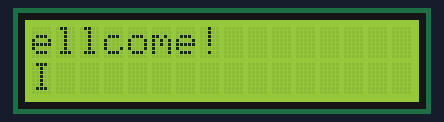
Bench run of a sketch on a simulated Arduino Uno, built with avr-gcc and run on an emulated ATmega328P. Shown: 16×2 character LCD.

Above: at 0.21 s.
At 1.41 s:
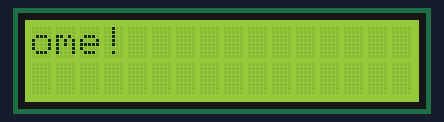
At 2.5 s:
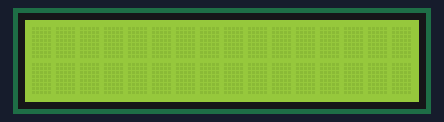
At 7.41 s:
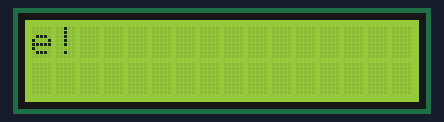
At 8.91 s:
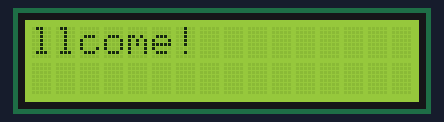
At 10.41 s:
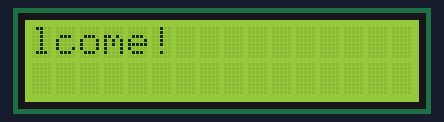

Measured:
- by itself, everything shown: repeats every 9.6 s, in 18 steps

The sketch:

etch_ESP32_with_Single_I2C_LCD_Display_Unit___Scrolling_Text.ino
```cpp
#include <LiquidCrystal.h>

LiquidCrystal lcd(4, 5, 6, 7, 8, 9);

void setup() {
  lcd.begin(16, 2);

  lcd.setCursor(0, 0);
  lcd.print("wellcome!");

  lcd.setCursor(0, 1);
  lcd.print("HI");
}

void loop() {
  // حرکت به چپ
  for (int i = 0; i < 16; i++) {
    lcd.scrollDisplayLeft();
    delay(300);
  }

  // حرکت به راست
  for (int i = 0; i < 16; i++) {
    lcd.scrollDisplayRight();
    delay(300);
  }
}
```
